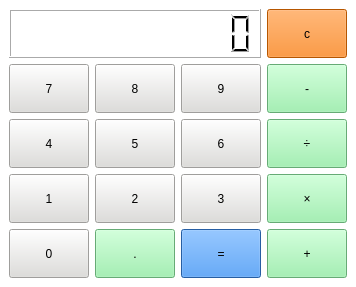
<?xml version="1.0" encoding="UTF-8"?>
<ui version="4.0">
 <class>MainWindow</class>
 <widget class="QMainWindow" name="MainWindow">
  <property name="geometry">
   <rect>
    <x>0</x>
    <y>0</y>
    <width>356</width>
    <height>287</height>
   </rect>
  </property>
  <property name="minimumSize">
   <size>
    <width>356</width>
    <height>287</height>
   </size>
  </property>
  <property name="windowTitle">
   <string>Calculator</string>
  </property>
  <widget class="QWidget" name="centralwidget">
   <property name="sizePolicy">
    <sizepolicy hsizetype="Expanding" vsizetype="Expanding">
     <horstretch>0</horstretch>
     <verstretch>0</verstretch>
    </sizepolicy>
   </property>
   <property name="styleSheet">
    <string notr="true">background-color: rgb(255, 255, 255);
color: rgb(0, 0, 0);
font: 75 16pt &quot;Liberation Sans&quot;;</string>
   </property>
   <layout class="QGridLayout" name="gridLayout">
    <item row="4" column="3">
     <widget class="QPushButton" name="pbMultiplication">
      <property name="sizePolicy">
       <sizepolicy hsizetype="Preferred" vsizetype="Preferred">
        <horstretch>0</horstretch>
        <verstretch>0</verstretch>
       </sizepolicy>
      </property>
      <property name="styleSheet">
       <string notr="true">background-color: rgb(143, 240, 164);</string>
      </property>
      <property name="text">
       <string>×</string>
      </property>
     </widget>
    </item>
    <item row="2" column="1">
     <widget class="QPushButton" name="pb8">
      <property name="sizePolicy">
       <sizepolicy hsizetype="Preferred" vsizetype="Preferred">
        <horstretch>0</horstretch>
        <verstretch>0</verstretch>
       </sizepolicy>
      </property>
      <property name="styleSheet">
       <string notr="true">background-color: rgb(222, 221, 218);</string>
      </property>
      <property name="text">
       <string>8</string>
      </property>
     </widget>
    </item>
    <item row="3" column="0">
     <widget class="QPushButton" name="pb4">
      <property name="sizePolicy">
       <sizepolicy hsizetype="Preferred" vsizetype="Preferred">
        <horstretch>0</horstretch>
        <verstretch>0</verstretch>
       </sizepolicy>
      </property>
      <property name="styleSheet">
       <string notr="true">background-color: rgb(222, 221, 218);</string>
      </property>
      <property name="text">
       <string>4</string>
      </property>
     </widget>
    </item>
    <item row="5" column="0">
     <widget class="QPushButton" name="pb0">
      <property name="sizePolicy">
       <sizepolicy hsizetype="Preferred" vsizetype="Preferred">
        <horstretch>0</horstretch>
        <verstretch>0</verstretch>
       </sizepolicy>
      </property>
      <property name="styleSheet">
       <string notr="true">background-color: rgb(222, 221, 218);</string>
      </property>
      <property name="text">
       <string>0</string>
      </property>
     </widget>
    </item>
    <item row="5" column="3">
     <widget class="QPushButton" name="pbPlus">
      <property name="sizePolicy">
       <sizepolicy hsizetype="Preferred" vsizetype="Preferred">
        <horstretch>0</horstretch>
        <verstretch>0</verstretch>
       </sizepolicy>
      </property>
      <property name="styleSheet">
       <string notr="true">background-color: rgb(143, 240, 164);</string>
      </property>
      <property name="text">
       <string>+</string>
      </property>
     </widget>
    </item>
    <item row="5" column="2">
     <widget class="QPushButton" name="pbEqual">
      <property name="sizePolicy">
       <sizepolicy hsizetype="Preferred" vsizetype="Preferred">
        <horstretch>0</horstretch>
        <verstretch>0</verstretch>
       </sizepolicy>
      </property>
      <property name="styleSheet">
       <string notr="true">background-color: rgb(53, 132, 228);</string>
      </property>
      <property name="text">
       <string>=</string>
      </property>
     </widget>
    </item>
    <item row="4" column="0">
     <widget class="QPushButton" name="pb1">
      <property name="sizePolicy">
       <sizepolicy hsizetype="Preferred" vsizetype="Preferred">
        <horstretch>0</horstretch>
        <verstretch>0</verstretch>
       </sizepolicy>
      </property>
      <property name="styleSheet">
       <string notr="true">background-color: rgb(222, 221, 218);</string>
      </property>
      <property name="text">
       <string>1</string>
      </property>
     </widget>
    </item>
    <item row="4" column="1">
     <widget class="QPushButton" name="pb2">
      <property name="sizePolicy">
       <sizepolicy hsizetype="Preferred" vsizetype="Preferred">
        <horstretch>0</horstretch>
        <verstretch>0</verstretch>
       </sizepolicy>
      </property>
      <property name="styleSheet">
       <string notr="true">background-color: rgb(222, 221, 218);</string>
      </property>
      <property name="text">
       <string>2</string>
      </property>
     </widget>
    </item>
    <item row="2" column="3">
     <widget class="QPushButton" name="pbMinus">
      <property name="sizePolicy">
       <sizepolicy hsizetype="Preferred" vsizetype="Preferred">
        <horstretch>0</horstretch>
        <verstretch>0</verstretch>
       </sizepolicy>
      </property>
      <property name="styleSheet">
       <string notr="true">background-color: rgb(143, 240, 164);</string>
      </property>
      <property name="text">
       <string>-</string>
      </property>
     </widget>
    </item>
    <item row="2" column="2">
     <widget class="QPushButton" name="pb9">
      <property name="sizePolicy">
       <sizepolicy hsizetype="Preferred" vsizetype="Preferred">
        <horstretch>0</horstretch>
        <verstretch>0</verstretch>
       </sizepolicy>
      </property>
      <property name="styleSheet">
       <string notr="true">background-color: rgb(222, 221, 218);</string>
      </property>
      <property name="text">
       <string>9</string>
      </property>
     </widget>
    </item>
    <item row="2" column="0">
     <widget class="QPushButton" name="pb7">
      <property name="sizePolicy">
       <sizepolicy hsizetype="Preferred" vsizetype="Preferred">
        <horstretch>0</horstretch>
        <verstretch>0</verstretch>
       </sizepolicy>
      </property>
      <property name="styleSheet">
       <string notr="true">background-color: rgb(222, 221, 218);</string>
      </property>
      <property name="text">
       <string>7</string>
      </property>
     </widget>
    </item>
    <item row="3" column="2">
     <widget class="QPushButton" name="pb6">
      <property name="sizePolicy">
       <sizepolicy hsizetype="Preferred" vsizetype="Preferred">
        <horstretch>0</horstretch>
        <verstretch>0</verstretch>
       </sizepolicy>
      </property>
      <property name="styleSheet">
       <string notr="true">background-color: rgb(222, 221, 218);</string>
      </property>
      <property name="text">
       <string>6</string>
      </property>
     </widget>
    </item>
    <item row="5" column="1">
     <widget class="QPushButton" name="pbPeriod">
      <property name="sizePolicy">
       <sizepolicy hsizetype="Preferred" vsizetype="Preferred">
        <horstretch>0</horstretch>
        <verstretch>0</verstretch>
       </sizepolicy>
      </property>
      <property name="styleSheet">
       <string notr="true">background-color: rgb(143, 240, 164);</string>
      </property>
      <property name="text">
       <string>.</string>
      </property>
     </widget>
    </item>
    <item row="3" column="1">
     <widget class="QPushButton" name="pb5">
      <property name="sizePolicy">
       <sizepolicy hsizetype="Preferred" vsizetype="Preferred">
        <horstretch>0</horstretch>
        <verstretch>0</verstretch>
       </sizepolicy>
      </property>
      <property name="styleSheet">
       <string notr="true">background-color: rgb(222, 221, 218);</string>
      </property>
      <property name="text">
       <string>5</string>
      </property>
     </widget>
    </item>
    <item row="3" column="3">
     <widget class="QPushButton" name="pbDivision">
      <property name="sizePolicy">
       <sizepolicy hsizetype="Preferred" vsizetype="Preferred">
        <horstretch>0</horstretch>
        <verstretch>0</verstretch>
       </sizepolicy>
      </property>
      <property name="styleSheet">
       <string notr="true">background-color: rgb(143, 240, 164);</string>
      </property>
      <property name="text">
       <string>÷</string>
      </property>
     </widget>
    </item>
    <item row="4" column="2">
     <widget class="QPushButton" name="pb3">
      <property name="sizePolicy">
       <sizepolicy hsizetype="Preferred" vsizetype="Preferred">
        <horstretch>0</horstretch>
        <verstretch>0</verstretch>
       </sizepolicy>
      </property>
      <property name="styleSheet">
       <string notr="true">background-color: rgb(222, 221, 218);</string>
      </property>
      <property name="text">
       <string>3</string>
      </property>
     </widget>
    </item>
    <item row="1" column="3">
     <widget class="QPushButton" name="pbClear">
      <property name="sizePolicy">
       <sizepolicy hsizetype="Preferred" vsizetype="Preferred">
        <horstretch>0</horstretch>
        <verstretch>0</verstretch>
       </sizepolicy>
      </property>
      <property name="styleSheet">
       <string notr="true">background-color: rgb(255, 120, 0);</string>
      </property>
      <property name="text">
       <string>c</string>
      </property>
     </widget>
    </item>
    <item row="1" column="0" colspan="3">
     <widget class="QLCDNumber" name="calc_display">
      <property name="digitCount">
       <number>11</number>
      </property>
     </widget>
    </item>
   </layout>
  </widget>
  <widget class="QMenuBar" name="menubar">
   <property name="geometry">
    <rect>
     <x>0</x>
     <y>0</y>
     <width>356</width>
     <height>20</height>
    </rect>
   </property>
  </widget>
 </widget>
 <resources/>
 <connections/>
</ui>
